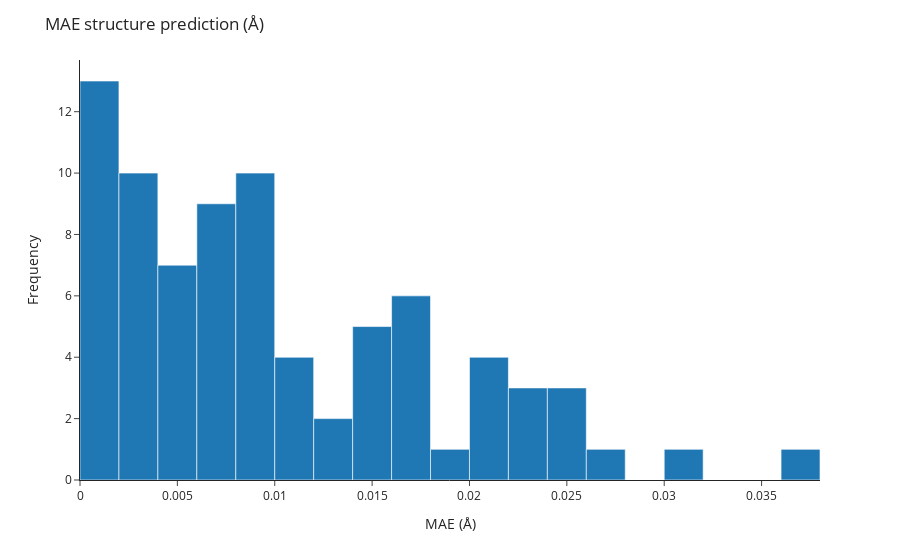

The cell this chart's notebook holds for it:
### Code cell
all_mae_norms = []

for idx, data in enumerate(train_loader):

    interpolated_ts_coords = data.pos_interpolated_transition_state.detach().numpy()
    real_ts_coords = data.pos_transition_state.detach().numpy()
    difference_ts_coords = interpolated_ts_coords - real_ts_coords
    norm_difference_ts_coords = np.linalg.norm(difference_ts_coords, axis=1)

    # Mean absolute error
    mae = np.mean(norm_difference_ts_coords)
    all_mae_norms.append(mae)

    # Plot the real and interpolated TS structures
    # with two different colors on the same plot
    fig = px.scatter_3d(
        x=np.concatenate((real_ts_coords[:, 0], interpolated_ts_coords[:, 0])),
        y=np.concatenate((real_ts_coords[:, 1], interpolated_ts_coords[:, 1])),
        z=np.concatenate((real_ts_coords[:, 2], interpolated_ts_coords[:, 2])),
        color=np.concatenate((np.zeros(len(real_ts_coords)), np.ones(len(interpolated_ts_coords)))),
    )

    # Set the title of the plot as the mean absolute error
    fig.update_layout(title=f"MAE of structure prediction: {mae:.3f} Å")
    fig.write_html(f"plots/hamiltonian_model/interpolated_ts_{idx}_mae_{mae:.3f}.html")

# Plot a histogram of the MAE
fig = px.histogram(x=all_mae_norms, nbins=20, template="simple_white")
fig.update_layout(title="MAE structure prediction (Å)")
fig.update_xaxes(title_text="MAE (Å)")
fig.update_yaxes(title_text="Frequency")
fig.write_html("plots/hamiltonian_model/interpolated_ts_mae_histogram.html")
fig.show()

### Figure 1 — Plotly figure (JSON) as saved in the notebook; plotly's stock layout.template omitted (floating-point values rounded to 4 significant figures)
{"data": [{"alignmentgroup": "True", "bingroup": "x", "hovertemplate": "x=%{x}<br>count=%{y}<extra></extra>", "legendgroup": "", "marker": {"color": "#1F77B4", "pattern": {"shape": ""}}, "name": "", "nbinsx": 20, "offsetgroup": "", "orientation": "v", "showlegend": false, "type": "histogram", "x": [0.01603, 0.01434, 0.02179, 0.002528, 0.02076, 0.001457, 0.004804, 0.02484, 0.02332, 0.0004601, 0.005387, 0.007772, 0.00936, 0.01369, 0.001564, 0.0119, 0.01126, 0.002235, 0.003264, 0.01652, 0.007097, 0.01624, 0.007964, 0.01598, 0.00115, 0.008294, 0.009496, 0.006475, 0.003148, 0.001625, 0.0001572, 0.03045, 0.003641, 0.01431, 0.006991, 0.01832, 0.02093, 0.000772, 0.0236, 0.001067, 0.02688, 0.01718, 0.01257, 0.008603, 0.007444, 0.01184, 0.006803, 0.01452, 0.01459, 0.001874, 0.005411, 0.00822, 0.001871, 0.004899, 0.002448, 0.004774, 0.01714, 0.02559, 0.001037, 0.003146, 0.01128, 0.004931, 0.02071, 0.02405, 0.01762, 0.00685, 0.02254, 0.003731, 0.009537, 0.001981, 0.03639, 0.004625, 0.002901, 0.009151, 0.007651, 0.009383, 0.001534, 0.009056, 0.003178, 0.008549], "xaxis": "x", "yaxis": "y"}], "layout": {"barmode": "relative", "legend": {"tracegroupgap": 0}, "margin": {"t": 60}, "title": {"text": "MAE structure prediction (Å)"}, "xaxis": {"anchor": "y", "domain": [0, 1], "title": {"text": "MAE (Å)"}}, "yaxis": {"anchor": "x", "domain": [0, 1], "title": {"text": "Frequency"}}}}
